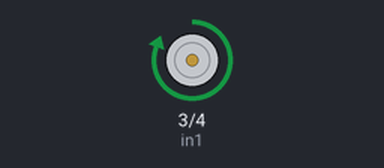
A sketch run on a simulated Arduino Uno, built with avr-gcc and run on an emulated ATmega328P. On the bench: motor-driver pin pairs drawn as motors (green arrow = first pin HIGH = forward, orange = second pin HIGH = backward, longer = more drive, scaled by the enable pin).

Above: at 0.5 s.
At 2.5 s:
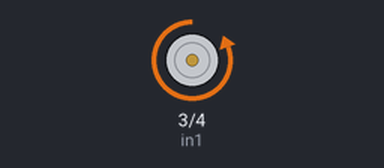
At 3.5 s:
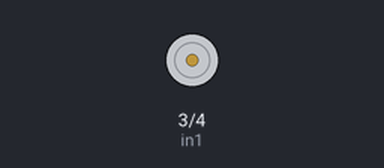
Timing chart, 0 to 5.2 s (numbered marks = the images above):
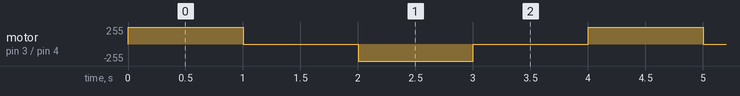

Measured:
- by itself, motor on pin 3 (in1) / pin 4 (in2): repeats every 4.0 s: stopped 1.0 s, backward 255/255 1.0 s, stopped 1.0 s, forward 255/255 1.0 s

The sketch:

03-DCMotor_Direcciones.ino
```cpp
/* Controlar la dirección de rotación de un motor DC doble eje 3-6V
utilizando el módulo Whadda WPI409  con el driver L298N
Ejercicio para la clase de Interacción y Escena 2023
Basado en el ejemplo de Whadda WPI409
*/
const int in1 = 3;  // IN1 conectado al pin digital 13
const int in2 = 4;  // IN2 conectado al pin digital 12
const int enA= 9;

void setup() {
  pinMode(in1, OUTPUT);  //  IN1 como OUTPUT
  pinMode(in2, OUTPUT);  // IN2 como OUTPUT
  pinMode(enA, OUTPUT); // enA , OUTPUT - Velocidad (PWM)
  //Apagamos el motor
  digitalWrite(in1, LOW);
  digitalWrite(in2, LOW);
}
void loop() {
  adelante();
  apagar();
  atras();
  apagar();
}
//////////// Funciones de movimiento ////////////
void adelante() {
  analogWrite(enA, 255);
  digitalWrite(in1, HIGH);  // Encendemos el motor A en dirección 1 (Adelante)
  digitalWrite(in2, LOW);   // Apagamos el motor A en dirección 1
  delay(1000);
}
void atras() {
  analogWrite(enA, 255);
  digitalWrite(in1, LOW);   // Encendemos el motor A en dirección 2 (Atrás)
  digitalWrite(in2, HIGH);  // Apagamos el motor A en dirección 2
  delay(1000);
}
void apagar(){
  digitalWrite(in1, LOW);
  digitalWrite(in2, LOW);
  delay(1000);
}
```
